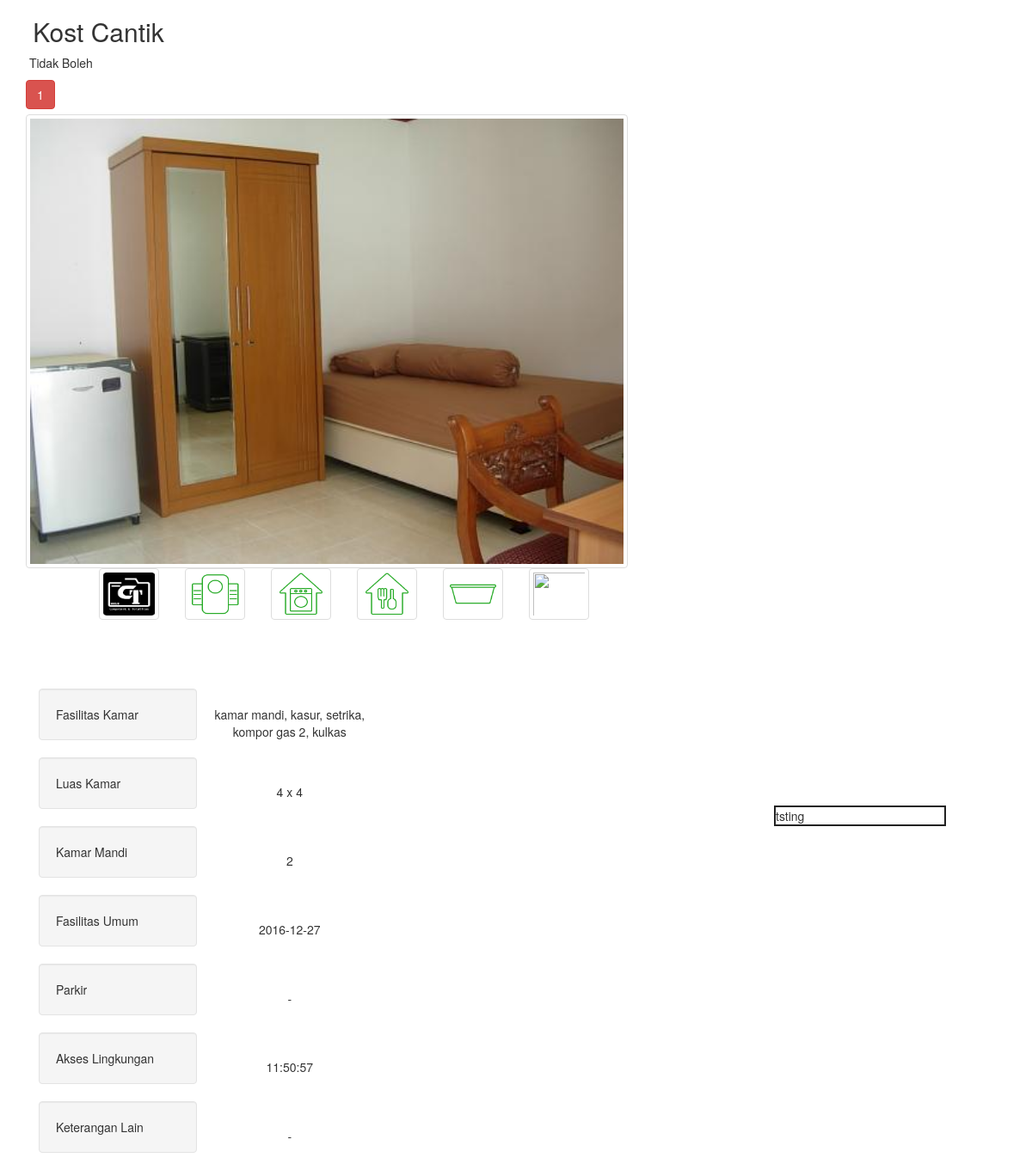
/INKOST/detail/detail-page.php, run on the app's committed database.
### tables this page shows
CREATE TABLE IF NOT EXISTS `kost` (
  `kd_kost` varchar(5) NOT NULL,
  `nm_kost` varchar(50) NOT NULL,
  `alamat_kost` varchar(100) NOT NULL,
  `hewan_peliharaan` varchar(20) NOT NULL,
  `stok_kamar` int(4) NOT NULL,
  `update_terakhir` date NOT NULL,
  `jam_update` time NOT NULL,
  `kd_jenis` int(4) NOT NULL,
  `kd_adminkost` varchar(5) NOT NULL,
  `fasilitas` varchar(200) NOT NULL,
  `akses_lingkungan` varchar(200) NOT NULL,
  `foto` varchar(100) NOT NULL,
  `rating` int(5) NOT NULL,
  `voter` int(5) NOT NULL,
  `rate` int(5) NOT NULL,
  `longitude` float(10,6) NOT NULL,
  `latitude` float(10,6) NOT NULL,
  PRIMARY KEY (`kd_kost`)
);

CREATE TABLE IF NOT EXISTS `kamar` (
  `kd_kamar` int(4) NOT NULL AUTO_INCREMENT,
  `kd_kost` varchar(5) NOT NULL,
  `kd_tipe` int(5) NOT NULL,
  `harga_harian` int(6) NOT NULL,
  `harga_bulanan` int(7) NOT NULL,
  `harga_tahun` int(10) NOT NULL,
  `luas_kamar` varchar(50) NOT NULL,
  `fasilitas_kamar` varchar(100) NOT NULL,
  PRIMARY KEY (`kd_kamar`)
);

CREATE TABLE IF NOT EXISTS `foto` (
  `kd_foto` int(4) NOT NULL AUTO_INCREMENT,
  `kd_kost` varchar(5) NOT NULL,
  `foto1` varchar(100) NOT NULL,
  `foto2` varchar(100) NOT NULL,
  `foto3` varchar(100) NOT NULL,
  `foto4` varchar(100) NOT NULL,
  `foto5` varchar(100) NOT NULL,
  `foto6` varchar(100) NOT NULL,
  PRIMARY KEY (`kd_foto`)
);

### INKOST/detail/detail-page.php (the view, shortened to what this page needs)
<!DOCTYPE html>
<html lang="en"><head>
    <link href="http://maxcdn.bootstrapcdn.com/font-awesome/4.3.0/css/font-awesome.min.css" rel="stylesheet" >
   <link href='css/bootstrap.min.css' rel='stylesheet'>
   <link href='css/ZoomIN.css' rel='stylesheet'>
</head>
<body>
    <div class="bg-default">
<?php
$query=mysql_fetch_array(mysql_query("Select * from kost left outer join jenis on kost.kd_jenis=jenis.kd_jenis left outer join kamar on kamar.kd_kost=kost.kd_kost left outer join foto on foto.kd_kost=kost.kd_kost "));
?>
<div class="container">
  <h2>&nbsp;<?php echo $query[1]; ?></h2>
  <p>&nbsp;<?php echo $query[3]; ?></p>
    <button type="button" class="btn btn-danger" style="float:left"><?php echo $query[19]; ?></button>
 <br><br>
  <img src="img/<?php echo $query['foto'];?>" class="img-thumbnail" width="700" height="500">
</div>
<div class="col-sm-1" id="kiri"></div>
<div class="col-md-1">
<a class="example-image-link" href="img/<?php echo $query['foto1'];?>" data-lightbox="example-set" data-title="Gambar 1">
        <img src="img/<?php echo $query['foto1'];?>" class="img-thumbnail" style="width:80px;height:60px">
      </a>
    </div>
<div class="col-md-1">
<a class="example-image-link" href="img/<?php echo $query['foto2'];?>" data-lightbox="example-set" data-title="Gambar 2">
        <img src="img/<?php echo $query['foto2'];?>" class="img-thumbnail" style="width:80px;height:60px">
      </a>
    </div>
<div class="col-md-1">
<a class="example-image-link" href="img/<?php echo $query['foto3'];?>" data-lightbox="example-set" data-title="Gambar 3">
        <img src="img/<?php echo $query['foto3'];?>" class="img-thumbnail" style="width:80px;height:60px">
      </a>
    </div>
<div class="col-md-1">
<a class="example-image-link" href="img/<?php echo $query['foto4'];?>" data-lightbox="example-set" data-title="Gambar 4">
        <img src="img/<?php echo $query['foto4'];?>" class="img-thumbnail" style="width:80px;height:60px">
      </a>
    </div>
<div class="col-md-1">
<a class="example-image-link" href="img/<?php echo $query['foto5'];?>" data-lightbox="example-set" data-title="Gambar 5">
        <img src="img/<?php echo $query['foto5'];?>" class="img-thumbnail" style="width:80px;height:60px">
      </a>
    </div>
<div class="col-md-1">
<a class="example-image-link" href="img/<?php echo $query['foto6'];?>" data-lightbox="example-set" data-title="Gambar 6">
        <img src="img/<?php echo $query['foto6'];?>" class="img-thumbnail" style="width:80px;height:60px">
      </a>
    </div>
<br><br><br><br>
<div class="container">
    <br><br><br>
  <div class="col-sm-9">
<table width="400" border="0">
      	<tr>
        <td width="179"><div class="well" style="float:none">Fasilitas Kamar</div></td>
        <td width="211"><center><?php echo $query['fasilitas']; ?></center></td>
      </tr>
      <tr>
        <td><div class="well" style="float:none">Luas Kamar</div></td>
        <td><center><?php echo $query[25]; ?></center></td>
      </tr>
      <tr>
        <td><div class="well" style="float:none">Kamar Mandi</div></td>
        <td><center><?php echo $query[4]; ?></center></td>
      </tr>
<tr>
        <td><div class="well" style="float:none">Fasilitas Umum</div></td>
        <td><center><?php echo $query[5]; ?></center></td>
      </tr>
<tr>
        <td><div class="well" style="float:none">Parkir</div></td>
        <td><center>-</center>
          </td>
      </tr>
<tr>
        <td><div class="well" style="float:none">Akses Lingkungan</div></td>
        <td><center><?php echo $query[6]; ?></center></td>
      </tr>
<tr>
        <td><div class="well" style="float:none">Keterangan Lain</div></td>
        <td><center>-</center></td>
      </tr>
</table>
</div>
</div>
<div class="fixed"> tsting</div>
</body>
</html>

### INKOST/detail/detail-page.php (style rules this page uses)
div.fixed { position:fixed; bottom:400px; right:100px; width:200px; border : 2px solid #222; }

### data on the page
kost: nm_kost "Kost Cantik", hewan_peliharaan "Tidak Boleh", kamar.kd_kamar "1", foto (picture), foto.foto1 (picture), foto.foto2 (picture), foto.foto3 (picture), foto.foto4 (picture), foto.foto5 (picture), fasilitas "kamar mandi, kasur, setrika, kompor gas 2, kulkas", kamar.luas_kamar "4 x 4", stok_kamar "2", update_terakhir "2016-12-27", jam_update "11:50:57"
